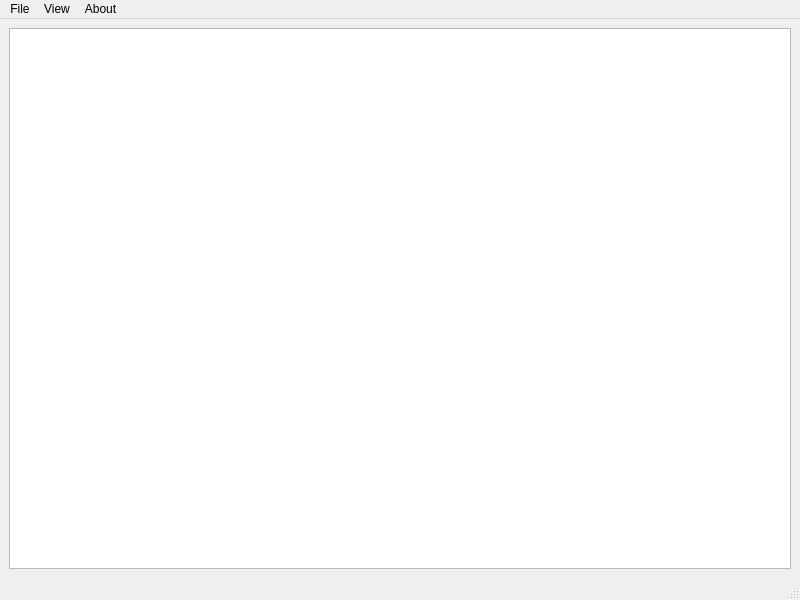
<?xml version="1.0" encoding="UTF-8"?>
<ui version="4.0">
 <class>MainWindow</class>
 <widget class="QMainWindow" name="MainWindow">
  <property name="geometry">
   <rect>
    <x>0</x>
    <y>0</y>
    <width>800</width>
    <height>600</height>
   </rect>
  </property>
  <property name="windowTitle">
   <string>MainWindow</string>
  </property>
  <widget class="QWidget" name="centralwidget">
   <layout class="QVBoxLayout" name="verticalLayout">
    <item>
     <widget class="NetworkView" name="graphicsView"/>
    </item>
   </layout>
  </widget>
  <widget class="QMenuBar" name="menubar">
   <property name="geometry">
    <rect>
     <x>0</x>
     <y>0</y>
     <width>800</width>
     <height>21</height>
    </rect>
   </property>
   <widget class="QMenu" name="menuFile">
    <property name="title">
     <string>File</string>
    </property>
    <addaction name="actionSave_to_database"/>
    <addaction name="actionLoad_from_database"/>
    <addaction name="actionClear"/>
    <addaction name="actionClose"/>
   </widget>
   <widget class="QMenu" name="menuAbout">
    <property name="title">
     <string>About</string>
    </property>
    <addaction name="actionAbout"/>
   </widget>
   <widget class="QMenu" name="menuView">
    <property name="title">
     <string>View</string>
    </property>
    <addaction name="actionAllign_to_grid"/>
    <addaction name="separator"/>
    <addaction name="actionZoom"/>
    <addaction name="actionZoom_2"/>
    <addaction name="actionFit_to_screen"/>
    <addaction name="actionZoom_100"/>
   </widget>
   <addaction name="menuFile"/>
   <addaction name="menuView"/>
   <addaction name="menuAbout"/>
  </widget>
  <widget class="QStatusBar" name="statusbar"/>
  <action name="actionClose">
   <property name="text">
    <string>Exit</string>
   </property>
  </action>
  <action name="actionZoom">
   <property name="text">
    <string>Zoom +</string>
   </property>
  </action>
  <action name="actionZoom_2">
   <property name="text">
    <string>Zoom -</string>
   </property>
  </action>
  <action name="actionFit_to_screen">
   <property name="text">
    <string>Fit to screen</string>
   </property>
  </action>
  <action name="actionZoom_100">
   <property name="checkable">
    <bool>true</bool>
   </property>
   <property name="text">
    <string>Scale 100%</string>
   </property>
  </action>
  <action name="actionSave_to_database">
   <property name="text">
    <string>Save to database...</string>
   </property>
  </action>
  <action name="actionLoad_from_database">
   <property name="text">
    <string>Load from database...</string>
   </property>
  </action>
  <action name="actionAbout">
   <property name="text">
    <string>About visualization</string>
   </property>
  </action>
  <action name="actionAllign_to_grid">
   <property name="text">
    <string>Allign to grid</string>
   </property>
  </action>
  <action name="actionClear">
   <property name="text">
    <string>Close network</string>
   </property>
  </action>
 </widget>
 <customwidgets>
  <customwidget>
   <class>NetworkView</class>
   <extends>QGraphicsView</extends>
   <header>networkview.h</header>
  </customwidget>
 </customwidgets>
 <resources/>
 <connections/>
</ui>
